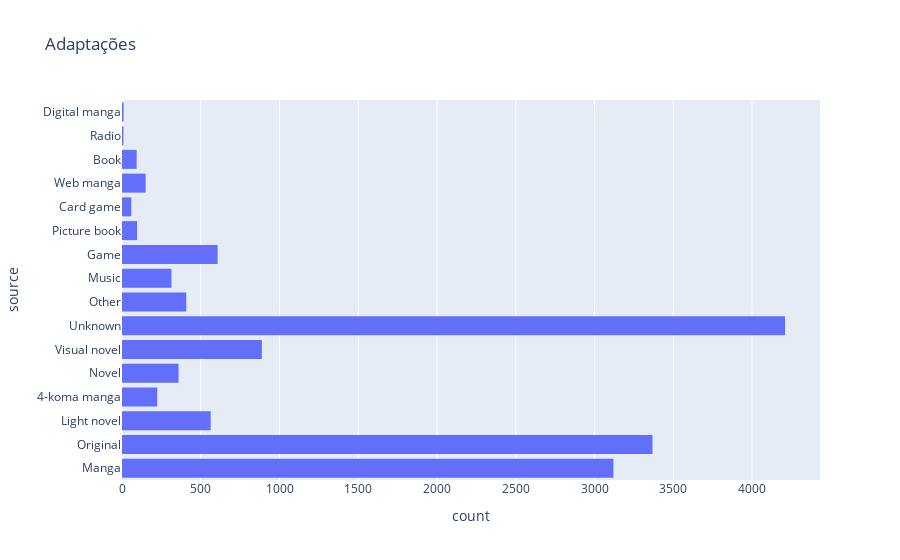

The notebook cell saved with this chart:
### Code cell
tipsSource = px.data.tips()
figSource = px.histogram(base, y="source", orientation="h", title='Adaptações').update_xaxes(categoryorder='total ascending')

figSource.show()

### Figure 1 — Plotly figure (JSON) as saved in the notebook; plotly's stock layout.template omitted (floating-point values rounded to 4 significant figures; data arrays with more than 128 entries replaced by an {"elided": "..."} marker saying what was removed)
{"data": [{"alignmentgroup": "True", "bingroup": "y", "hovertemplate": "count=%{x}<br>source=%{y}<extra></extra>", "legendgroup": "", "marker": {"color": "#636efa"}, "name": "", "offsetgroup": "", "orientation": "h", "showlegend": false, "type": "histogram", "xaxis": "x", "y": {"elided": "14478 str values"}, "yaxis": "y"}], "layout": {"barmode": "relative", "legend": {"tracegroupgap": 0}, "title": {"text": "Adaptações"}, "xaxis": {"anchor": "y", "categoryorder": "total ascending", "domain": [0, 1], "title": {"text": "count"}}, "yaxis": {"anchor": "x", "domain": [0, 1], "title": {"text": "source"}}}}
